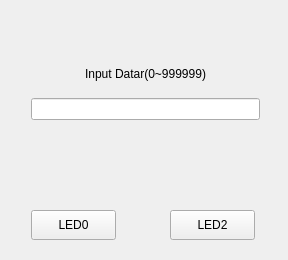
<?xml version="1.0" encoding="UTF-8"?>
<ui version="4.0">
 <class>window</class>
 <widget class="QWidget" name="window">
  <property name="geometry">
   <rect>
    <x>0</x>
    <y>0</y>
    <width>288</width>
    <height>260</height>
   </rect>
  </property>
  <property name="windowTitle">
   <string>FND CNTL</string>
  </property>
  <widget class="QLabel" name="label_LED0">
   <property name="geometry">
    <rect>
     <x>51</x>
     <y>131</y>
     <width>43</width>
     <height>73</height>
    </rect>
   </property>
   <property name="text">
    <string/>
   </property>
   <property name="pixmap">
    <pixmap>../samba_file/image_file/LED_ON.png</pixmap>
   </property>
  </widget>
  <widget class="QLabel" name="label_LED1">
   <property name="geometry">
    <rect>
     <x>190</x>
     <y>131</y>
     <width>43</width>
     <height>73</height>
    </rect>
   </property>
   <property name="text">
    <string/>
   </property>
   <property name="pixmap">
    <pixmap>../samba_file/image_file/LED_ON.png</pixmap>
   </property>
  </widget>
  <widget class="QPushButton" name="led0_btn">
   <property name="geometry">
    <rect>
     <x>31</x>
     <y>210</y>
     <width>85</width>
     <height>30</height>
    </rect>
   </property>
   <property name="text">
    <string>LED0</string>
   </property>
  </widget>
  <widget class="QPushButton" name="led1_btn">
   <property name="geometry">
    <rect>
     <x>170</x>
     <y>210</y>
     <width>85</width>
     <height>30</height>
    </rect>
   </property>
   <property name="text">
    <string>LED2</string>
   </property>
  </widget>
  <widget class="QWidget" name="">
   <property name="geometry">
    <rect>
     <x>31</x>
     <y>11</y>
     <width>229</width>
     <height>109</height>
    </rect>
   </property>
   <layout class="QVBoxLayout" name="verticalLayout_FND">
    <item>
     <widget class="QLabel" name="label_FND">
      <property name="font">
       <font>
        <family>Sans Serif</family>
        <pointsize>20</pointsize>
        <weight>75</weight>
        <bold>true</bold>
       </font>
      </property>
      <property name="text">
       <string/>
      </property>
      <property name="pixmap">
       <pixmap>../samba_file/image_file/FND.png</pixmap>
      </property>
      <property name="alignment">
       <set>Qt::AlignCenter</set>
      </property>
     </widget>
    </item>
    <item>
     <widget class="QLabel" name="label_help">
      <property name="text">
       <string>Input Datar(0~999999)</string>
      </property>
      <property name="alignment">
       <set>Qt::AlignCenter</set>
      </property>
     </widget>
    </item>
    <item>
     <widget class="QLineEdit" name="lineEdit_FND"/>
    </item>
   </layout>
  </widget>
 </widget>
 <resources/>
 <connections/>
</ui>
